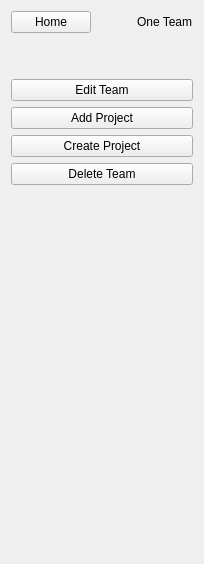
         <widget class="QWidget" name="TeamSideMainPage">
          <layout class="QVBoxLayout" name="verticalLayout_14">
           <item>
            <layout class="QGridLayout" name="gridLayout_12">
             <item row="1" column="1">
              <spacer name="horizontalSpacer_16">
               <property name="orientation">
                <enum>Qt::Horizontal</enum>
               </property>
               <property name="sizeHint" stdset="0">
                <size>
                 <width>40</width>
                 <height>20</height>
                </size>
               </property>
              </spacer>
             </item>
             <item row="1" column="2">
              <widget class="QLabel" name="TeamLabel">
               <property name="text">
                <string>One Team</string>
               </property>
              </widget>
             </item>
             <item row="1" column="0">
              <widget class="QPushButton" name="TeamHomeButton">
               <property name="text">
                <string>Home</string>
               </property>
              </widget>
             </item>
             <item row="2" column="2">
              <spacer name="verticalSpacer_6">
               <property name="orientation">
                <enum>Qt::Vertical</enum>
               </property>
               <property name="sizeHint" stdset="0">
                <size>
                 <width>20</width>
                 <height>40</height>
                </size>
               </property>
              </spacer>
             </item>
            </layout>
           </item>
           <item>
            <widget class="QPushButton" name="TeamEditBotton">
             <property name="text">
              <string>Edit Team</string>
             </property>
            </widget>
           </item>
           <item>
            <widget class="QPushButton" name="TeamAddProject">
             <property name="text">
              <string>Add Project</string>
             </property>
            </widget>
           </item>
           <item>
            <widget class="QPushButton" name="TeamCreateProject">
             <property name="text">
              <string>Create Project</string>
             </property>
            </widget>
           </item>
           <item>
            <widget class="QPushButton" name="TeamDeleteTeamBotton">
             <property name="text">
              <string>Delete Team</string>
             </property>
            </widget>
           </item>
           <item>
            <spacer name="verticalSpacer_12">
             <property name="orientation">
              <enum>Qt::Vertical</enum>
             </property>
             <property name="sizeHint" stdset="0">
              <size>
               <width>20</width>
               <height>368</height>
              </size>
             </property>
            </spacer>
           </item>
          </layout>
         </widget>
